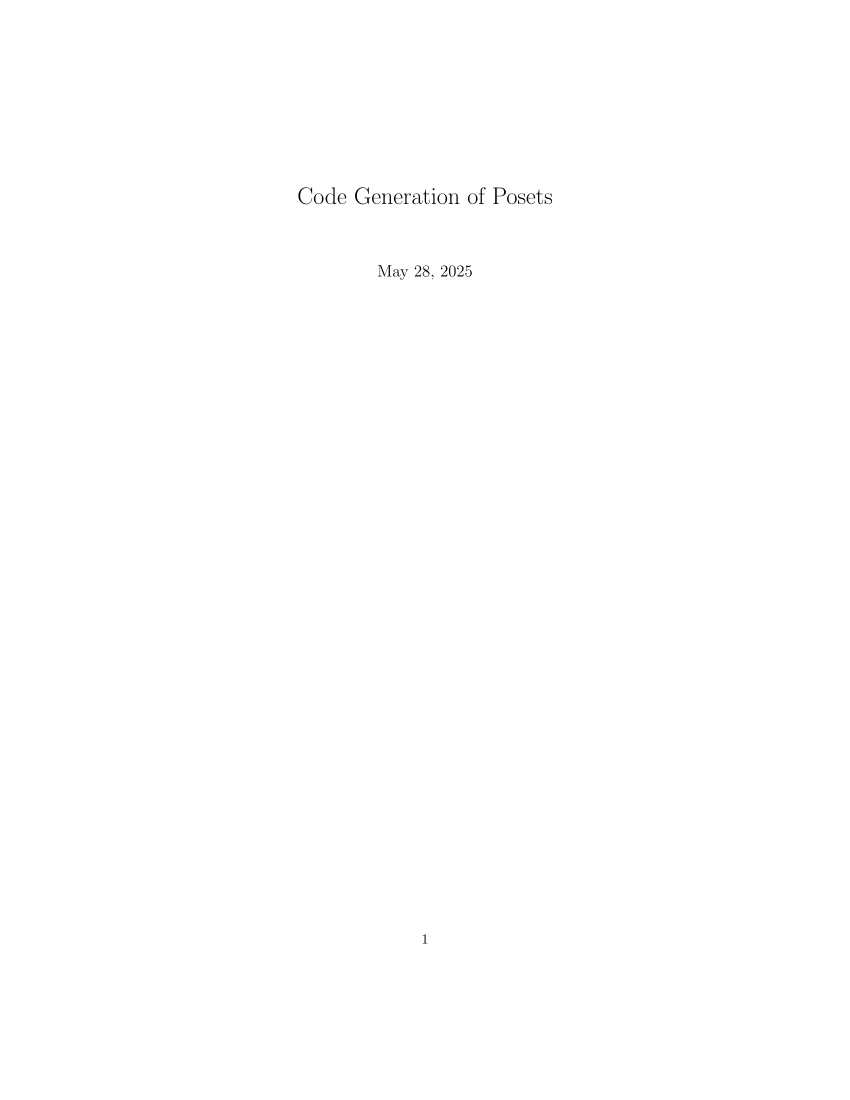

The Python source for this figure:
'''
Josh O'Connor
University of Kansas
McNair Scholar's Program 2025
'''

from Diagram import Diagram
from Graph import Graph
from KohnertDiagramEngine import KohnertDiagramEngine
from LaTeXRenderer import LaTeXRenderer
import subprocess


def main():
    #get all Kohnert diagrams from diagrams.txt
    diagrams = []
    with open('diagrams.txt', 'r') as file:
        data = file.readlines()
    
    for line in data:
        raw_cells = line.strip().split(' ')
        cells = [eval(cell) for cell in raw_cells ]
        diagrams.append(cells)
        
    #latex boilerplate
    latex_start = r'''
    \documentclass{article}
    \usepackage{graphicx, geometry, amsmath, amsfonts, tikz, youngtab, cite}
    \geometry{left=2cm, right=2cm}
    \savebox2{%
    \begin{picture}(12,12)
    \put(0,0){\line(1,0){12}}
    \put(0,0){\line(0,1){12}}
    \put(12,0){\line(0,1){12}}
    \put(0,12){\line(1,0){12}}
    \end{picture}}
    \newcommand\cover{\mathrel{\ooalign{$\prec$\cr
    \hidewidth\hbox{$\cdot\mkern0.5mu$}\cr}}}
    \newlength\cellsize
    \setlength\cellsize{12pt} 
    \newcommand\cellify[1]{\def\thearg{#1}\def\nothing{}%
    \ifx\thearg\nothing\vrule width0pt height\cellsize depth0pt%
    \else\hbox to 0pt{\usebox2\hss}\fi%
    \vbox to 12\unitlength{\vss\hbox to 12\unitlength{\hss$#1$\hss}\vss}}
    \newcommand\tableau[1]{\vtop{\let\\=\cr
    \setlength\baselineskip{-12000pt}
    \setlength\lineskiplimit{12000pt}
    \setlength\lineskip{0pt}
    \halign{&\cellify{##}\cr#1\crcr}}}
    \savebox4{% CIRCLE
    \begin{picture}(12,12)
    \put(6,6){\circle{12}}
    \end{picture}}
    \newcommand{\cir}[1]{\def\thearg{#1}\def\nothing{}%
    \ifx\thearg\nothing\vrule width0pt height\cellsize depth0pt%
    \else\hbox to 0pt{\usebox4\hss}\fi%
    \vbox to 12\unitlength{\vss\hbox to 12\unitlength{\hss$#1$\hss}\vss}}
    \newcommand\nocellify[1]{\def\thearg{#1}\def\nothing{}%
    \ifx\thearg\nothing\vrule width0pt height\cellsize depth0pt%
    \else\hbox to 0pt{\hss}\fi%
    \vbox to 12\unitlength{\vss\hbox to 12\unitlength{\hss$#1$\hss}\vss}}
    \newcommand\notableau[1]{\vtop{\let\\=\cr
    \setlength\baselineskip{-12000pt}
    \setlength\lineskiplimit{12000pt}
    \setlength\lineskip{0pt}
    \halign{&\nocellify{##}\cr#1\crcr}}}
    \title{Code Generation of Posets}
    \begin{document}
    \maketitle '''
    latex_hasse_diagrams = ''
    latex_end = '\end{document}'
        
    file = open('main.tex', 'r')
    
    for cells in diagrams:
        graph = Graph()
        engine = KohnertDiagramEngine()
        renderer = LaTeXRenderer()
        
        row_num, col_num = engine.get_dimension(cells)
        diagram = Diagram(list(cells), row_num, col_num)  # init diagram
        graph.add_vertex(diagram) #add "root" to graph
        D_0 = graph.get_root_node()
        
        #if the diagram is invalid or not southeast then quit
        if diagram.cells == [] or engine.check_south_east(diagram.cells) == False:
            print('Error')
        
        #if the diagram is valid, we continue
        else:
            cache = {}  # cache Kohnert diagrams
            move_cells = engine.find_move_cells(diagram)  # find cells eligible for Kohnert move
            for cell in move_cells:
                engine.kohnert_move(graph, diagram, cell, cache)
            
            renderer.set_node_positions(graph)
            latex_hasse_diagrams += renderer.generate_hasse_diagram(graph, D_0)
            
            with open('main.tex', 'w') as f:
                f.write(latex_start + latex_hasse_diagrams + latex_end)
    
        # Compile LaTeX into PDF
        subprocess.run(['pdflatex', 'main.tex'])
        file.close

if __name__ == '__main__':
    main()
